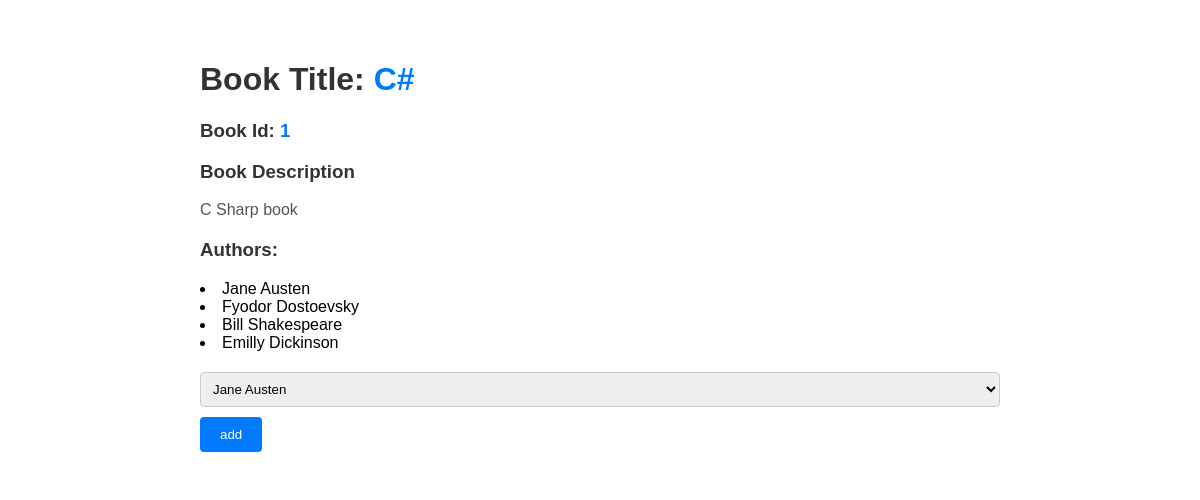
Screenshot of /book/1 with the database file from the repository.
### book_authors_app/models.py (models this page shows)
class Book(models.Model):
	title = models.CharField(max_length=255)
	desc = models.TextField()
	created_at = models.DateTimeField(auto_now_add=True)
	updated_at = models.DateTimeField(auto_now=True)

class Author(models.Model):
	first_name = models.CharField(max_length=255)
	last_name = models.CharField(max_length=255)
	books = models.ManyToManyField(Book, related_name="Authors")
	notes = models.TextField()
	created_at = models.DateTimeField(auto_now_add=True)
	updated_at = models.DateTimeField(auto_now=True)

### book_authors_app/views.py (the view)
# urls.py: path('book/<int:x>', views.bookview),
def bookview(request,x):
    this_book = Book.objects.get(id=x)
    data = {
    "title" : this_book.title,
    "id" : this_book.id,
    "desc" : this_book.desc,
    "au" : this_book.Authors.all(),
    "extraauthors": Author.objects.all(),
    }
    if request.method == 'POST':
        newauthor = Author.objects.get(id = request.POST['authorinbook'])
        this_book.Authors.add(newauthor)
    return render(request, "book.html", data)

### book_authors_app/templates/book.html (shortened to what this page needs)
<!DOCTYPE html>
<html lang="en">
<head>
</head>
<body>
    <div class="container">
        <h1>Book Title: <strong>{{title}}</strong></h1>
        <h3>Book Id: <strong>{{id}}</strong></h3>
        <h3>Book Description</h3><p>{{desc}}</p>
        <h3>Authors:</h3>
        {% for i in au%}
        <li>{{i.first_name}} {{i.last_name}}</li>
        {% endfor %}
        <form action="" method="post">
            <select name="authorinbook">
                {% for i in extraauthors%}
                <option value="{{i.id}}">{{i.first_name}} {{i.last_name}} </option>
                {% endfor %}
            </select>
            <button>add</button>
        </form>
    </div>
</body>
</html>

### book_authors_app/templates/book.html (style rules this page uses)
body { font-family: Arial, sans-serif; margin: 0; padding: 0; }
.container { max-width: 800px; margin: 20px auto; background-color: #fff; padding: 20px; border-radius: 8px; }
h1, h3 { color: #333; }
strong { color: #007bff; }
p { color: #555; margin-bottom: 20px; }
form { margin-top: 20px; }
select { padding: 8px; border: 1px solid #ccc; border-radius: 4px; width: 100%; margin-bottom: 10px; box-sizing: border-box; }
button { background-color: #007bff; color: #fff; padding: 10px 20px; border: none; border-radius: 4px; cursor: pointer; }

### rows the page displays
Book: title "C#", desc "C Sharp book"
Author: first_name "Jane", last_name "Austen"
Author: first_name "Fyodor", last_name "Dostoevsky"
Author: first_name "Bill", last_name "Shakespeare"
Author: first_name "Emilly", last_name "Dickinson"

### other values shown
{{ id }} "1"
form field authorinbook "Jane Austen"
